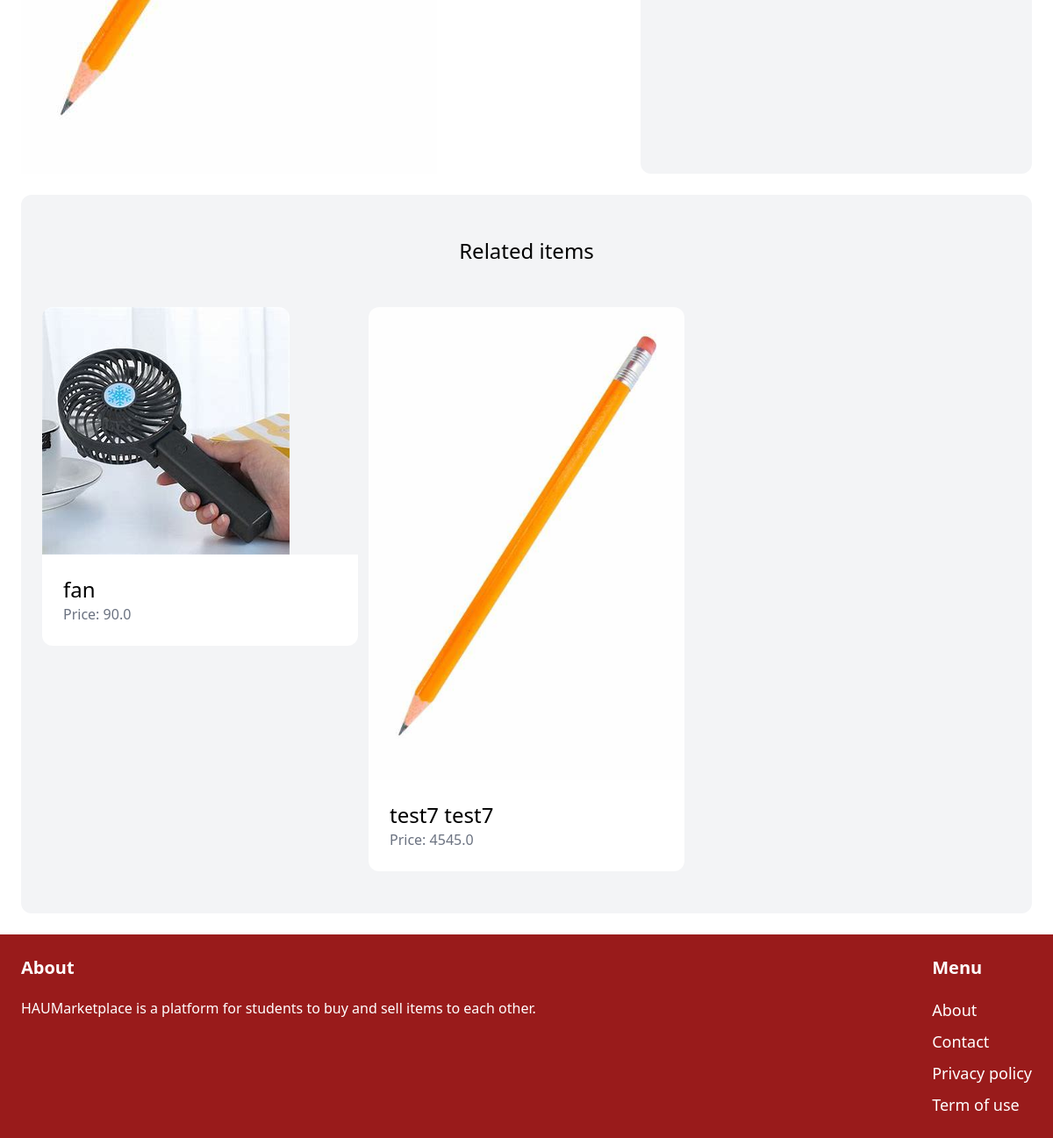
The page /item/25/ (lower part) on the database as committed earlier.
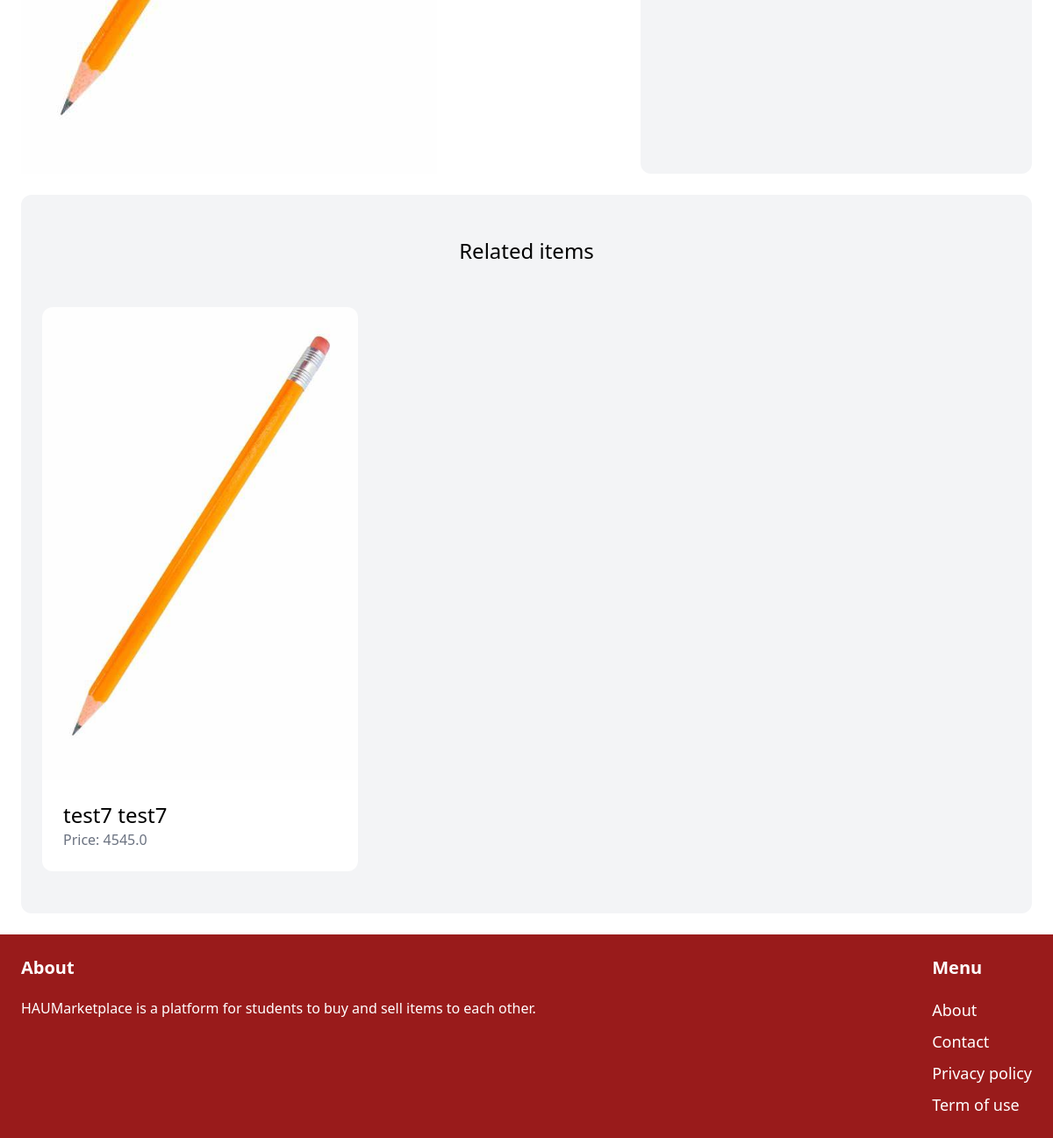
The same page on the database as committed later.
### item/models.py (models this page shows, shortened)
class Item(models.Model):
    category = models.ForeignKey(Category, related_name='items', on_delete=models.CASCADE)
    name = models.CharField(max_length=255)
    description = models.TextField(blank=True, null=True)
    price = models.FloatField()
    is_sold = models.BooleanField(default=False)
    created_at = models.DateTimeField(auto_now_add=True)
    created_by = models.ForeignKey(User, related_name='items', on_delete=models.CASCADE)
    image = models.ImageField(upload_to='item_images', blank=True, null=True)
    class Meta:
        ordering = ['name']

### item/views.py (the view)
# urls.py: path('<int:pk>/', views.detail, name='detail'),
def detail(request, pk):
    item = get_object_or_404(Item, pk=pk)
    related_items = Item.objects.filter(category=item.category, is_sold=False).exclude(pk=item.pk)[0:3]
    context = {
        'item': item,
        'related_items': related_items
    }
    return render(request, 'item/detail.html', context)

### templates/item/detail.html (shortened to what this page needs)
{% extends 'core/base.html' %}
{% block content %}
    <div class ="grid grid-cols-5 gap-6">
        <div class="col-span-3">
            <img src="{{ item.image.url }}" class="rounded-t-xl">
        </div>
        <div class="col-span-2 p-6 bg-gray-100 rounded-xl">
        </div>
    </div>
     <div class="mt-6 px-6 py-12 bg-gray-100 rounded-xl">
        <h2 class="mb-12 text-2xl text-center">Related items</h2>
        <div class="grid grid-cols-3 gap-3">
            {% for item in related_items %}
                <div>
                    <a href="{% url 'item:detail' item.id %}">
                        <div>
                            <img src="{{ item.image.url }}" class="rounded-t-xl">
                        </div>
                        <div class="p-6 bg-white rounded-b-xl">
                            <h2 class="text-2xl">{{ item.name }}</h2>
                            <p class="text-gray-500">Price: {{ item.price }}</p>
                        </div>
                    </a>
                </div>
            {% endfor %}
        </div>
    </div>
{% endblock content %}

Rows that differ between the two databases and show on the page:
no longer on this page (row edited): Item: image (picture), name "fan", price "90.0"
